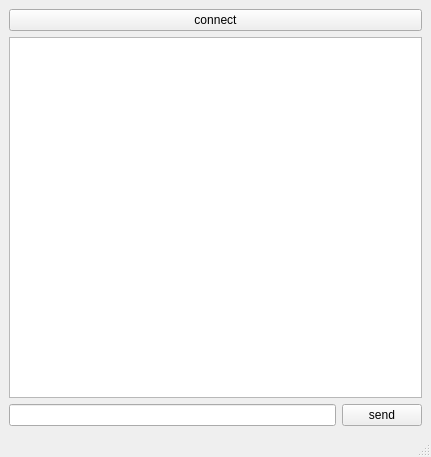
<?xml version="1.0" encoding="UTF-8"?>
<ui version="4.0">
 <class>MainWindow</class>
 <widget class="QMainWindow" name="MainWindow">
  <property name="geometry">
   <rect>
    <x>0</x>
    <y>0</y>
    <width>431</width>
    <height>457</height>
   </rect>
  </property>
  <property name="windowTitle">
   <string>MainWindow</string>
  </property>
  <widget class="QWidget" name="centralwidget">
   <layout class="QGridLayout" name="gridLayout">
    <item row="0" column="0" colspan="2">
     <widget class="QPushButton" name="pushButton_connect">
      <property name="text">
       <string>connect</string>
      </property>
     </widget>
    </item>
    <item row="1" column="0" colspan="2">
     <widget class="QTextBrowser" name="textBrowser_main"/>
    </item>
    <item row="2" column="0">
     <widget class="QLineEdit" name="lineEdit_message"/>
    </item>
    <item row="2" column="1">
     <widget class="QPushButton" name="pushButton_send">
      <property name="text">
       <string>send</string>
      </property>
     </widget>
    </item>
   </layout>
  </widget>
  <widget class="QMenuBar" name="menubar">
   <property name="geometry">
    <rect>
     <x>0</x>
     <y>0</y>
     <width>431</width>
     <height>24</height>
    </rect>
   </property>
  </widget>
  <widget class="QStatusBar" name="statusbar"/>
 </widget>
 <resources/>
 <connections/>
</ui>
